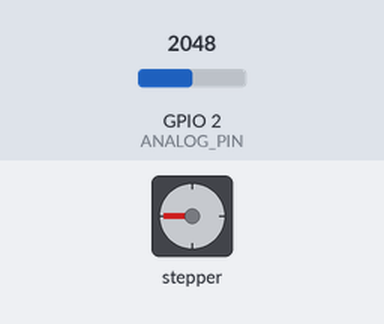
Bench run of a program on a simulated Seeed XIAO ESP32-C3. Parts: stepper motor. The test bench sets the inputs (shaded band); at power-on: GPIO 2 (ANALOG_PIN) = 2048. Stepper angles assume 200 steps per turn.

Above: at 1.2 s.
1.3 s: GPIO 2 (ANALOG_PIN) set to 0
At 1.3 s:
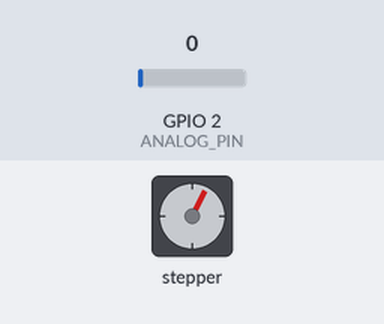
2.8 s: GPIO 2 (ANALOG_PIN) set to 35
4.3 s: GPIO 2 (ANALOG_PIN) set to 43
At 6.25 s:
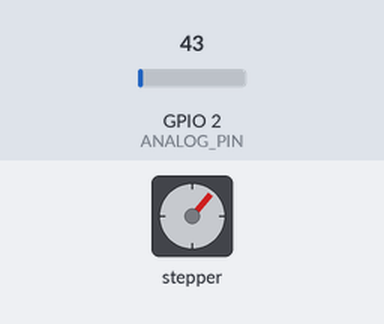
7.3 s: GPIO 2 (ANALOG_PIN) set to 491
At 7.75 s:
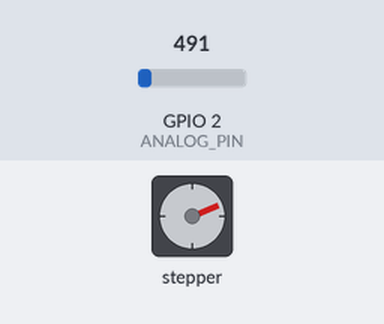
Timing chart, 0 to 14.3 s (numbered marks = the images above; inputs shaded):
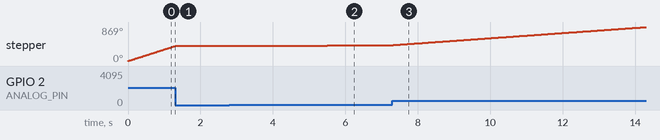

Measured:
- the behaviour switches between 40 and 41 on GPIO 2 (ANALOG_PIN) (found by bisection; images 1 and 2)
- after the input at 1.3 s, stepper: stops changing and stays 388°
- after the input at 2.8 s, every drawn part: stays the same
- after the input at 4.3 s, stepper: keeps turning clockwise at about 7°/s, starting at once
- by itself, stepper: keeps turning clockwise at about 299°/s

The program:

main.cpp
```cpp
/*
 Stepper Motor Control - speed control

 This program drives a unipolar or bipolar stepper motor.
 The motor is attached to digital pins 8 - 11 of the Arduino.
 A potentiometer is connected to analog input 0.

 The motor will rotate in a clockwise direction. The higher the potentiometer value,
 the faster the motor speed. Because setSpeed() sets the delay between steps,
 you may notice the motor is less responsive to changes in the sensor value at
 low speeds.

 Created 30 Nov. 2009
 Modified 28 Oct 2010
 by Tom Igoe

 */

#include <Arduino.h>
#include <Stepper.h>

const int stepsPerRevolution = 200;  // change this to fit the number of steps per revolution
// for your motor

// Define analog pin for ESP32C3 (XIAO ESP32C3 has A0 on GPIO2)
#define ANALOG_PIN A0

// initialize the stepper library on pins suitable for ESP32C3:
// Using GPIO pins 3, 4, 5, 6 for stepper control
Stepper myStepper(stepsPerRevolution, 3, 4, 5, 6);

int stepCount = 0;  // number of steps the motor has taken

void setup() {
  // nothing to do inside the setup
}

void loop() {
  // read the sensor value:
  int sensorReading = analogRead(ANALOG_PIN);
  // map it to a range from 0 to 100:
  int motorSpeed = map(sensorReading, 0, 4095, 0, 100);  // ESP32 has 12-bit ADC (0-4095)
  // set the motor speed:
  if (motorSpeed > 0) {
    myStepper.setSpeed(motorSpeed);
    // step 1/100 of a revolution:
    myStepper.step(stepsPerRevolution / 100);
  }
}
```
